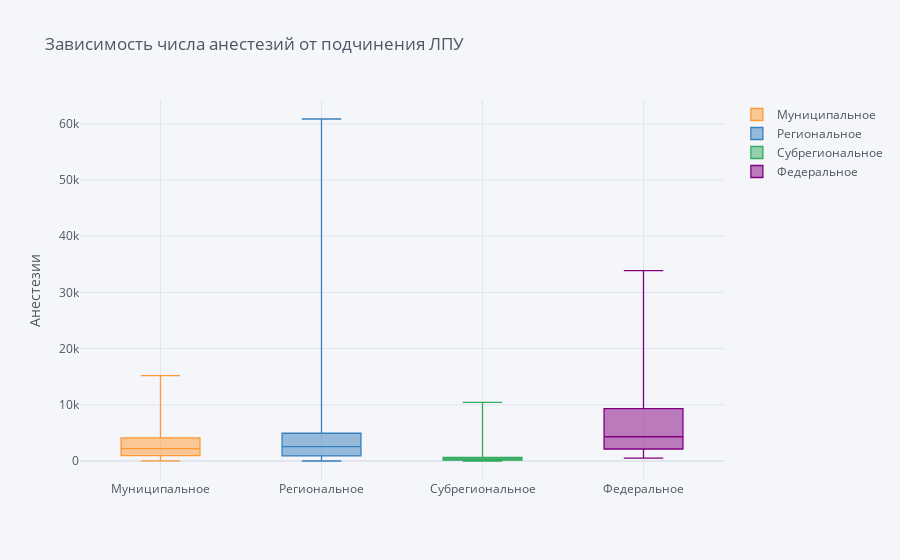

The code cell stored with this chart in its notebook:
### Code cell
# Зависимость числа анестезий от подчинения ЛПУ визуализация данных с помощью Plotly
data_test.pivot(columns='Подчинение', values='01._Аналгоседация').iplot(
        kind='box',
        yTitle='Анестезии',
        title='Зависимость числа анестезий от подчинения ЛПУ')

### Figure 1 — Plotly figure (JSON) as saved in the notebook; plotly's stock layout.template omitted (floating-point values rounded to 4 significant figures; data arrays with more than 128 entries replaced by an {"elided": "..."} marker saying what was removed)
{"data": [{"boxpoints": false, "line": {"width": 1.3}, "marker": {"color": "rgba(255, 153, 51, 1.0)"}, "name": "Муниципальное", "orientation": "v", "type": "box", "y": {"elided": "1538 int values"}}, {"boxpoints": false, "line": {"width": 1.3}, "marker": {"color": "rgba(55, 128, 191, 1.0)"}, "name": "Региональное", "orientation": "v", "type": "box", "y": {"elided": "1538 int values"}}, {"boxpoints": false, "line": {"width": 1.3}, "marker": {"color": "rgba(50, 171, 96, 1.0)"}, "name": "Субрегиональное", "orientation": "v", "type": "box", "y": {"elided": "1538 int values"}}, {"boxpoints": false, "line": {"width": 1.3}, "marker": {"color": "rgba(128, 0, 128, 1.0)"}, "name": "Федеральное", "orientation": "v", "type": "box", "y": {"elided": "1538 int values"}}], "layout": {"legend": {"bgcolor": "#F5F6F9", "font": {"color": "#4D5663"}}, "paper_bgcolor": "#F5F6F9", "plot_bgcolor": "#F5F6F9", "title": {"font": {"color": "#4D5663"}, "text": "Зависимость числа анестезий от подчинения ЛПУ"}, "xaxis": {"gridcolor": "#E1E5ED", "showgrid": true, "tickfont": {"color": "#4D5663"}, "title": {"font": {"color": "#4D5663"}, "text": ""}, "zerolinecolor": "#E1E5ED"}, "yaxis": {"gridcolor": "#E1E5ED", "showgrid": true, "tickfont": {"color": "#4D5663"}, "title": {"font": {"color": "#4D5663"}, "text": "Анестезии"}, "zerolinecolor": "#E1E5ED"}}}
